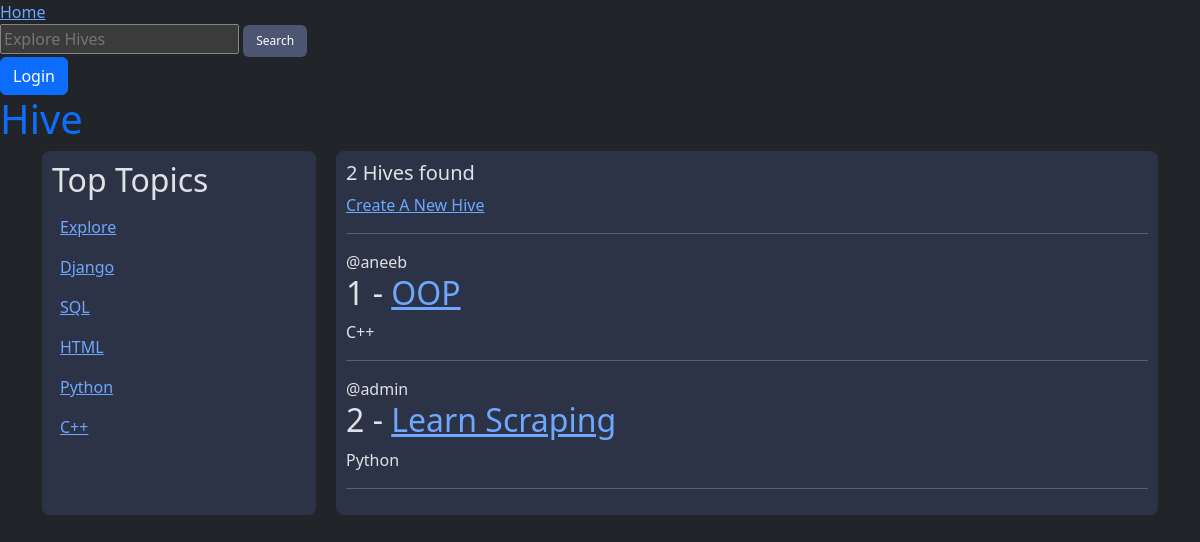
/, run on an earlier commit of the app's database.
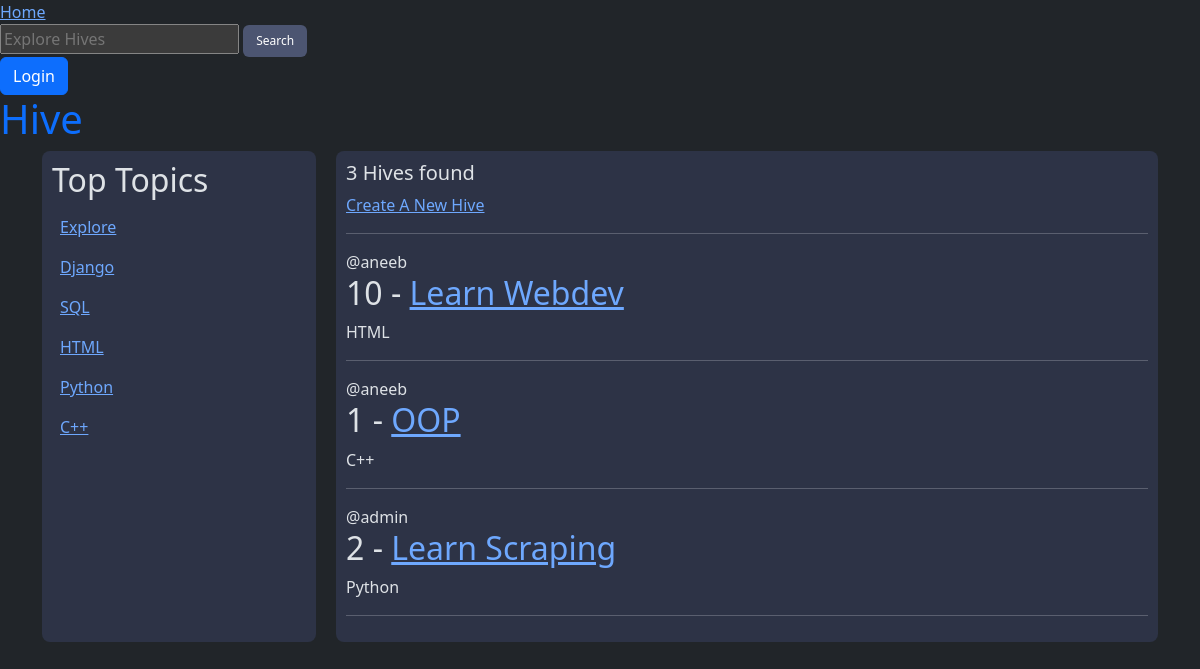
And on a later commit of the database.
### home/models.py (models this page shows, shortened)
class Topic(models.Model):
  name = models.CharField(max_length=150)
  def __str__(self):
    return self.name

class Hive(models.Model):
  creator = models.ForeignKey(User, on_delete=models.SET_NULL, null=True)
  topic = models.ForeignKey(Topic, on_delete=models.SET_NULL, null=True)
  buzz = models.CharField(max_length=150)
  details = models.TextField(null=True, blank=True)
  members = models.ManyToManyField(User, related_name='members', blank=True)
  updated = models.DateTimeField(auto_now=True) #auto timestamp
  created_at = models.DateTimeField(auto_now_add=True)
  class Meta:
    ordering = ['-updated', '-created_at']

### home/views.py (the view)
# urls.py: path('', views.home, name="homepage"),
def home(request):
  q = request.GET.get('q') if request.GET.get('q') != None else ''
  hives = Hive.objects.filter(
    Q(topic__name__icontains = q) |
    Q(buzz__icontains = q) |
    Q(details__icontains = q)
  )
  topics = Topic.objects.all()
  hive_count = hives.count()
  context = {'hives': hives, 'topics': topics, 'hive_count': hive_count}
  return render(request, 'home/home.html', context)

### home/templates/home/home.html (shortened to what this page needs)
{% extends 'main.html' %}
{% block content %}
<h1 class="text-primary ">Hive</h1>
<div class="container">
  <div class="topics">
    <h2>Top Topics</h2>
    <div>
      <a href="{%url 'homepage'%}">Explore</a>
    </div>
    {% for topic in topics %}
      <div class="list">
        <a href="{% url 'homepage' %}?q={{ topic.name }}">{{ topic.name }}</a>
      </div>
    {% endfor %}
  </div>
  <div class="hives">
    <h5>{{hive_count}} Hives found</h5>
    <a href="{% url 'create-hive' %}">Create A New Hive</a>
    <hr />
    {% for hive in hives %}
      <span> @{{ hive.creator.username }}</span>
      <h2>{{ hive.id }} - <a href="{% url 'hive' hive.id %}">{{ hive.buzz }}</a></h2>
      <span>{{ hive.topic }}</span>
      <hr />
    {% endfor %}
  </div>
</div>
{% endblock content %}

What changed in the data, as far as the page shows it:
added Hive: creator.username "aneeb", id "10", buzz "Learn Webdev", topic "HTML"
Also different on the page:
{{ hive_count }}: "2" → "3"
